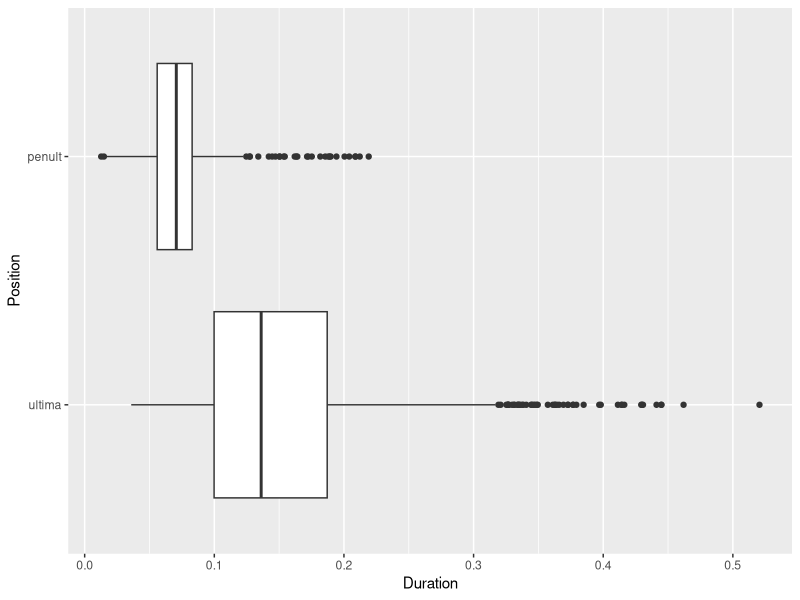
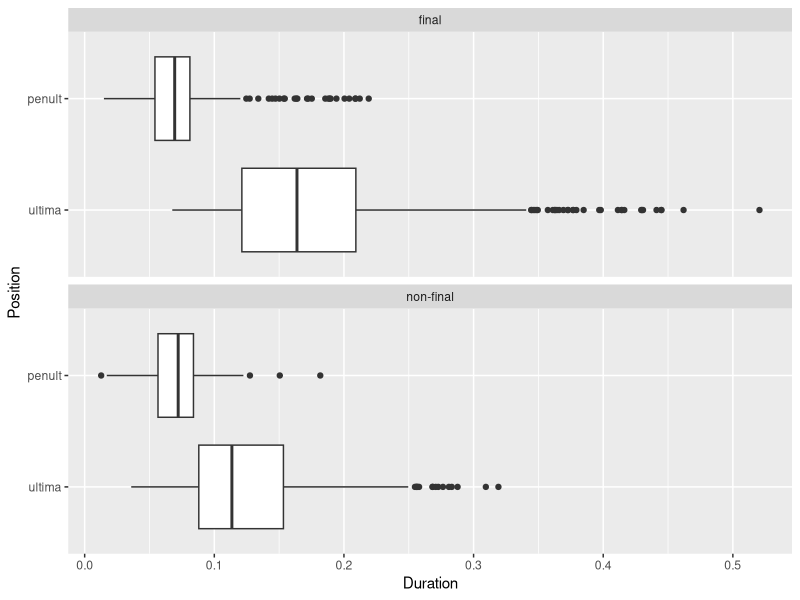
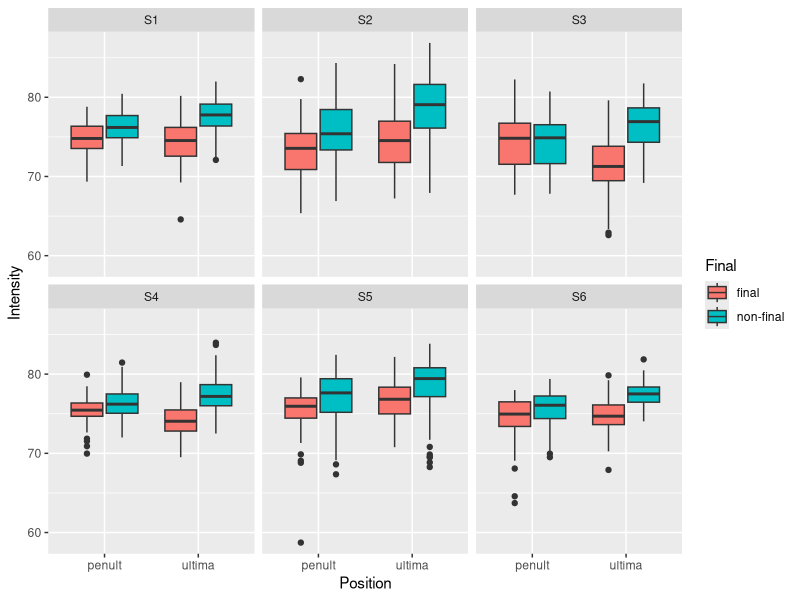

Recreate these plots in R, in order.
## ---- chunk 1
knitr::opts_chunk$set(echo = TRUE, include = TRUE)
## ---- chunk 2

# Loading libraries
library(tidyverse)
library(knitr)
library(kableExtra)

# Loading the dataframe
pse_stress <- read_tsv("data/pse-stress-simplified.csv") %>% 
                          mutate(Word = fct_recode(Word),
                                Position = fct_recode(Position),
                                Vowel = fct_recode(Vowel),
                                Weight = fct_recode(Weight),
                                Focus = fct_recode(Focus),
                                Final = fct_recode(Final),
                                Participant = fct_recode(Participant)
                                )
                          
                        
head(pse_stress)

## ---- chunk 3
# A simple boxplot of intensity
dur <- ggplot(pse_stress, aes(Position, Duration))
dur + geom_boxplot() + coord_flip() + scale_x_discrete(limits = rev(levels(pse_stress$Position)))
## ---- chunk 4
# A simple boxplot of intensity
dur <- ggplot(pse_stress, aes(Position, Duration))
dur + geom_boxplot() + facet_wrap(~Final, ncol = 1) + coord_flip() + scale_x_discrete(limits = rev(levels(pse_stress$Position)))
## ---- chunk 5
pse_stress %>% 
  group_by(Position) %>%
  summarize(Duration = round(mean(Duration), 3)) %>%
  kable()
## ---- chunk 6
 pse_stress %>% 
  group_by(Position) %>%
  summarize(Duration = round(mean(Duration), 3)) %>%
  kable(format = 'html') %>%
  kable_styling(full_width = FALSE)
## ---- chunk 7
pse_stress %>% 
  group_by(Position, Final) %>%
  summarize(Duration = round(mean(Duration), 3)) %>%
  kable(format = 'html') %>%
  kable_styling(full_width = FALSE) %>%
  collapse_rows(columns = 1, valign = "middle")
## ---- chunk 8
pse_stress %>% 
  group_by(Participant, Final, Position) %>%
  summarize(Duration = round(mean(Duration), 3)) %>%
  kable(format = 'html') %>%
  kable_styling(full_width = FALSE) %>%
  column_spec(1, bold = T)
## ---- chunk 9
# A simple boxplot of intensity
int <- ggplot(pse_stress, aes(Position, Intensity, fill=Final))
int + geom_boxplot() + facet_wrap(~Participant)
